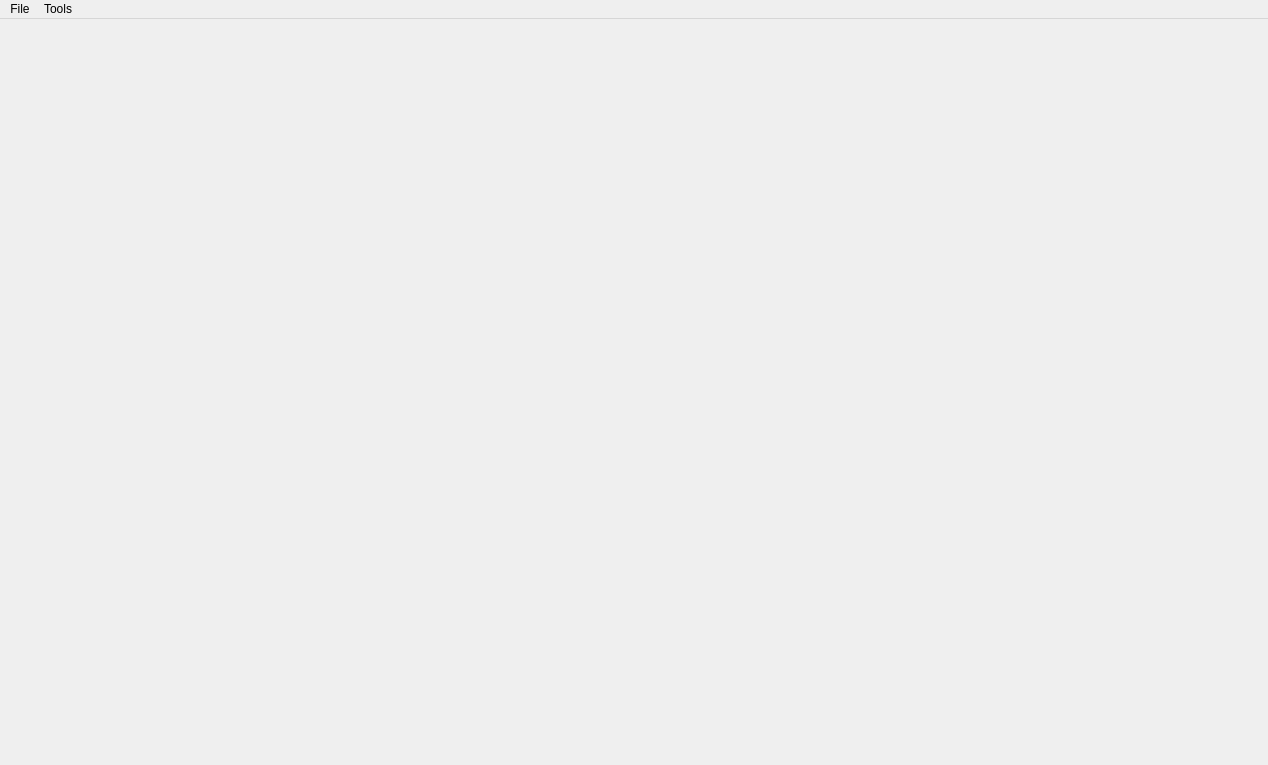
<?xml version="1.0" encoding="UTF-8"?>
<ui version="4.0">
 <class>MainWindow</class>
 <widget class="QMainWindow" name="MainWindow">
  <property name="geometry">
   <rect>
    <x>0</x>
    <y>0</y>
    <width>1268</width>
    <height>765</height>
   </rect>
  </property>
  <property name="windowTitle">
   <string>Duna Viewer</string>
  </property>
  <widget class="QWidget" name="centralwidget">
   <layout class="QVBoxLayout" name="verticalLayout">
    <item>
     <layout class="QHBoxLayout" name="horizontalLayout">
      <property name="sizeConstraint">
       <enum>QLayout::SetMaximumSize</enum>
      </property>
      <item>
       <widget class="QGLViewer" name="GLviewer" native="true">
        <property name="sizePolicy">
         <sizepolicy hsizetype="Expanding" vsizetype="Expanding">
          <horstretch>1</horstretch>
          <verstretch>1</verstretch>
         </sizepolicy>
        </property>
        <property name="focusPolicy">
         <enum>Qt::ClickFocus</enum>
        </property>
       </widget>
      </item>
      <item>
       <spacer name="ViewportSeparator">
        <property name="orientation">
         <enum>Qt::Horizontal</enum>
        </property>
        <property name="sizeType">
         <enum>QSizePolicy::Maximum</enum>
        </property>
        <property name="sizeHint" stdset="0">
         <size>
          <width>20</width>
          <height>20</height>
         </size>
        </property>
       </spacer>
      </item>
     </layout>
    </item>
    <item>
     <layout class="QHBoxLayout" name="ToolbarSection">
      <item>
       <layout class="QHBoxLayout" name="Toolbar3D"/>
      </item>
      <item>
       <widget class="Line" name="ToolbarDivider">
        <property name="orientation">
         <enum>Qt::Vertical</enum>
        </property>
       </widget>
      </item>
      <item>
       <layout class="QHBoxLayout" name="Toolbar2D"/>
      </item>
     </layout>
    </item>
   </layout>
  </widget>
  <widget class="QMenuBar" name="menubar">
   <property name="geometry">
    <rect>
     <x>0</x>
     <y>0</y>
     <width>1268</width>
     <height>22</height>
    </rect>
   </property>
   <widget class="QMenu" name="menuArquivo">
    <property name="title">
     <string>File</string>
    </property>
    <addaction name="actionOpenPointCloud"/>
   </widget>
   <widget class="QMenu" name="menuCalibration">
    <property name="title">
     <string>Tools</string>
    </property>
    <addaction name="actionCalibration"/>
   </widget>
   <addaction name="menuArquivo"/>
   <addaction name="menuCalibration"/>
  </widget>
  <action name="actionOpenPointCloud">
   <property name="text">
    <string>Open point cloud...</string>
   </property>
  </action>
  <action name="actionAbrir_Imagem">
   <property name="text">
    <string>Abrir Imagem...</string>
   </property>
  </action>
  <action name="actionCalibration">
   <property name="text">
    <string>Laser-Camera Calibration</string>
   </property>
  </action>
 </widget>
 <customwidgets>
  <customwidget>
   <class>QGLViewer</class>
   <extends>QWidget</extends>
   <header>qgl_viewer.h</header>
  </customwidget>
 </customwidgets>
 <resources/>
 <connections/>
</ui>
